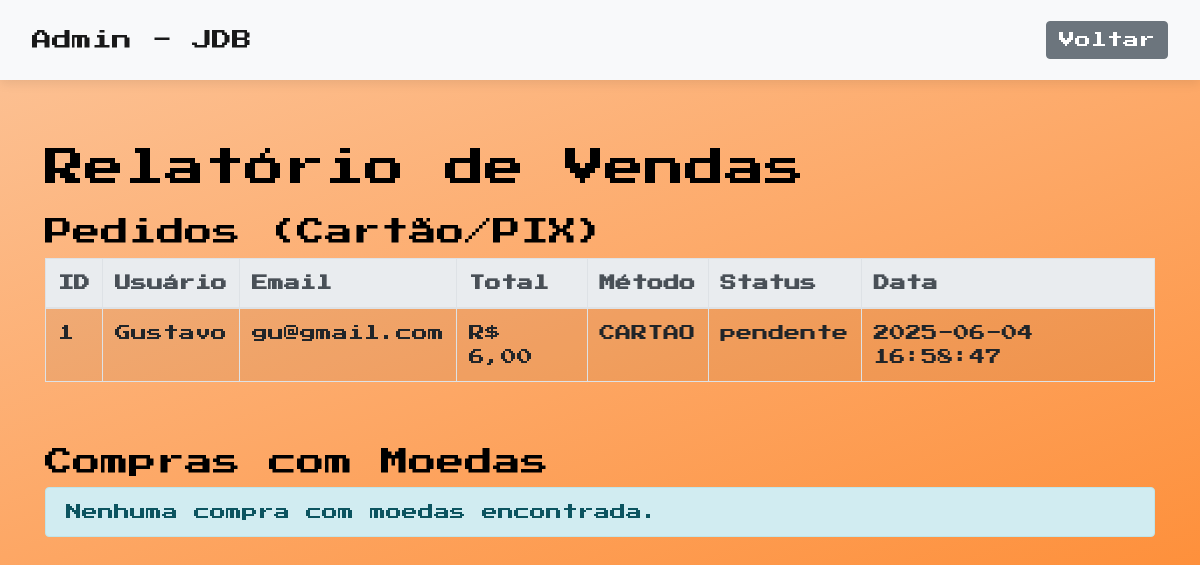
/View/HistoricoVendasAdmin.php (signed in), run on the app's committed database.
### tables this page shows
CREATE TABLE `pedidos` (
  `id` int(11) NOT NULL,
  `id_usuario` int(11) NOT NULL,
  `total` decimal(10,2) NOT NULL,
  `status` enum('pendente','processando','enviado','entregue','cancelado') DEFAULT 'pendente',
  `metodo_pagamento` enum('cartao','pix') NOT NULL,
  `data_pedido` datetime DEFAULT current_timestamp(),
  `hash_transacao` varchar(255) DEFAULT NULL
);

CREATE TABLE `usuario` (
  `id` int(11) NOT NULL,
  `nome` varchar(100) NOT NULL,
  `email` varchar(200) NOT NULL,
  `senha` varchar(40) NOT NULL,
  `coin` int(11) NOT NULL DEFAULT 0,
  `id_icone_perfil` int(11) DEFAULT NULL,
  `id_papel_fundo` int(11) DEFAULT NULL
);

### Controller/ControllerVendas.php (called while the page is built, shortened)
<?php
class ControllerVendas {
    private $db;
    public function __construct() {
        $this->db = BancoDeDados::getInstance('localhost', 'root', '', 'banco');
    }
    public function getAllPedidos() {
        $conn = $this->db->getConnection();
        $sql = "SELECT p.*, u.nome as nome_usuario, u.email FROM pedidos p JOIN usuario u ON p.id_usuario = u.id ORDER BY p.data_pedido DESC";
        $res = $conn->query($sql);
        $pedidos = [];
        while ($row = $res->fetch_assoc()) { $pedidos[] = $row; }
        return $pedidos;
    }
}

### View/HistoricoVendasAdmin.php (the view, shortened to what this page needs)
<?php
require_once __DIR__ . '/../Controller/ControllerVendas.php';
$controller = new ControllerVendas();
$pedidos = $controller->getAllPedidos();
$historicoMoedas = $controller->getAllHistoricoMoedas();
?>
<!DOCTYPE html>
<html lang="pt-br">
<head>
    <link rel="stylesheet" href="https://stackpath.bootstrapcdn.com/bootstrap/4.5.2/css/bootstrap.min.css">
    <link rel="stylesheet" href="../Assets/style.css">
</head>
<body>
    <nav class="navbar navbar-expand-lg navbar-light bg-light">
        <a class="navbar-brand" href="HomeAdmin.php">Admin - JDB</a>
        <div class="ml-auto">
            <a href="HomeAdmin.php" class="btn btn-secondary">Voltar</a>
        </div>
    </nav>
    <div class="container mt-4">
        <h1>Relatório de Vendas</h1>
        <h3 class="mt-4">Pedidos (Cartão/PIX)</h3>
        <?php if (empty($pedidos)): ?>
            <div class="alert alert-info">Nenhum pedido encontrado.</div>
        <?php else: ?>
            <div class="table-responsive">
                <table class="table table-striped table-bordered">
                    <thead class="thead-light">
                        <tr>
                            <th>ID</th>
                            <th>Usuário</th>
                            <th>Email</th>
                            <th>Total</th>
                            <th>Método</th>
                            <th>Status</th>
                            <th>Data</th>
                        </tr>
                    </thead>
                    <tbody>
                        <?php foreach ($pedidos as $p): ?>
                        <tr>
                            <td><?php echo $p['id']; ?></td>
                            <td><?php echo htmlspecialchars($p['nome_usuario']); ?></td>
                            <td><?php echo htmlspecialchars($p['email']); ?></td>
                            <td>R$ <?php echo number_format($p['total'], 2, ',', '.'); ?></td>
                            <td><?php echo strtoupper($p['metodo_pagamento']); ?></td>
                            <td><?php echo $p['status']; ?></td>
                            <td><?php echo $p['data_pedido']; ?></td>
                        </tr>
                        <?php endforeach; ?>
                    </tbody>
                </table>
            </div>
        <?php endif; ?>
        <h3 class="mt-5">Compras com Moedas</h3>
        <?php if (empty($historicoMoedas)): ?>
            <div class="alert alert-info">Nenhuma compra com moedas encontrada.</div>
        <?php endif; ?>
    </div>
</body>
</html>

### Assets/base.css (style rules this page uses)
:root { --color1: #FCC499; --color2: #ff6f00; --color3: #419EAE; --color4: #ffb969; --color5: #F2684A; --color6: #000000; --dark: #000000; }
html { transition: background-color 0.5s ease, color 0.5s ease; }
body { font-family: 'Press Start 2P', cursive; margin: 0; padding: 20px; box-sizing: border-box; scroll-behavior: smooth; scroll-padding-top: 8rem; }

### Assets/layout.css (style rules this page uses)
body { background: linear-gradient(160deg, var(--color1) 0%, var(--color2) 100%); min-height: 150vh; }
.container { padding-top: 100px; }
.navbar { background: var(--color5); display: flex; justify-content: space-between; align-items: center; padding: 0 2rem; height: var(--navbar-height); position: fixed; top: 0; left: 0; right: 0; z-index: 1000; box-shadow: 0 4px 10px rgba(0, 0, 0, 0.08); transition: background-color 0.3s ease, box-shadow 0.3s ease; }
:root { --navbar-height: 80px; }

### Assets/themes.css (style rules this page uses)
:root { --bg-color: #ffffff; --text-color: #000000; --card-bg: #ffffff; --card-text: #000000; --border-color: #dee2e6; }
body { background-color: var(--bg-color); color: var(--text-color); transition: background-color 0.3s ease, color 0.3s ease; }

### data on the page
pedidos: id "1", id_usuario.nome "Gustavo", id_usuario.email "gu@gmail.com", total "6,00", metodo_pagamento "CARTAO", status "pendente", data_pedido "2025-06-04 16:58:47"
